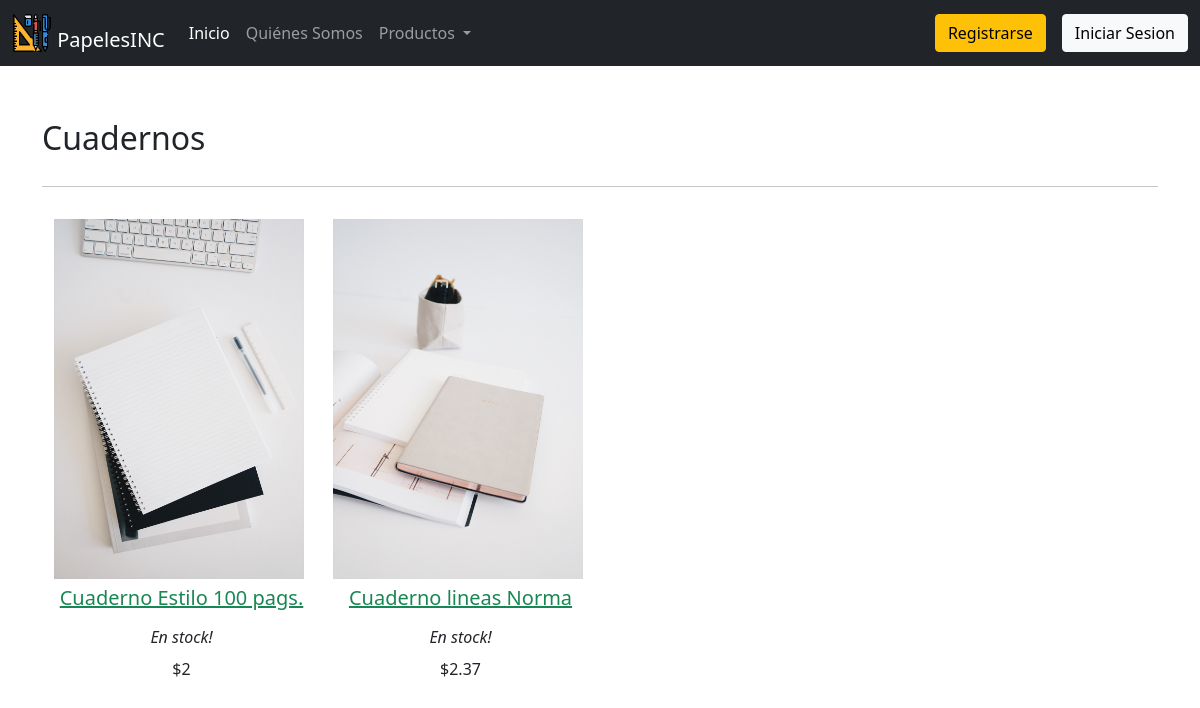
/Vista/Especialidad/prod_categorias.php?id=4, run on the app's committed database.
### tables this page shows
CREATE TABLE IF NOT EXISTS `tbcategoria` (
  `id_categoria` int(11) NOT NULL AUTO_INCREMENT,
  `categoria` varchar(255) NOT NULL,
  PRIMARY KEY (`id_categoria`)
);

CREATE TABLE IF NOT EXISTS `tbproducto` (
  `id_producto` int(11) NOT NULL AUTO_INCREMENT,
  `nombre` varchar(255) NOT NULL,
  `descripcion` varchar(255) NOT NULL,
  `id_categoria` int(11) NOT NULL,
  `precio` double NOT NULL,
  `stock` int(11) NOT NULL,
  `marca` varchar(255) NOT NULL,
  `img` varchar(255) NOT NULL,
  PRIMARY KEY (`id_producto`)
);

### Vista/Especialidad/prod_categorias.php (the view, shortened to what this page needs)
<!DOCTYPE html>
<html lang="en">
<head>
    <link href="https://cdn.jsdelivr.net/npm/bootstrap@5.0.1/dist/css/bootstrap.min.css" rel="stylesheet">
    <link rel="stylesheet" href="estilos/estilo.css">
</head>
<body>
    <?php
    include_once "Navbar.php";
    $dbhost = 'localhost:3307';
    $dbuser = 'root';
    $dbpass = "";
    $dbname = "dbpapeleria";
    $id = $_GET['id'];
    $obj_conexion = mysqli_connect($dbhost, $dbuser, $dbpass, $dbname);
    $sql = "select * from tbproducto where id_categoria=" . $id;
    $resultado = $obj_conexion->query($sql);
    $sql2 = "select categoria from tbcategoria where id_categoria=". $id;
    $titulo = $obj_conexion->query($sql2);
    ?>
    <div class="container-lg mt-5 mb-5">
        <p class="text-start fs-2 fw-light mb-2 d-inline-block">
          <?php
          foreach($titulo as $row){
            $categoria = $row['categoria'];
            echo ucfirst($categoria) ;
          }
          ?>
        </p>
        <hr>
        <div class="container-fluid">
          <div class="row" id="datos">
          <?php
          foreach($resultado as $fila){
            echo "<div class='col-3'>";
			      $imagen = $fila['img'];
			      $id = $fila['id_producto'];
            echo "<a href='detalles_prod.php?id=" . $id . "'" . "class='link-success'>";
			      echo "<img class='img-fluid mt-3' style='width: 250px; height:360px' src='../../" . $imagen . "'>";
			      echo "<p class='text-center fs-5 mt-1 fw-normal'>" . $fila['nombre']."</p>";
		      	echo "</a>";
			     $stock = $fila['stock'];
			      if ($stock > 0){
				     echo " <p class='text-center fw-light lh-1 fs-6 fst-italic'>En stock!</p>";
		      	}else{
				     echo " <p class='text-center fw-light lh-1 fs-6 fst-italic'>No disponible</p>";
		  	  }
		    	echo "<p class='text-center lh-1 fs-6 fst-bold'>". "$".$fila['precio']."</p>";
		    	echo "</div>";
          }
        ?>
          </div>
        </div>
    </div>
</body>
</html>

### data on the page
tbcategoria: categoria "Cuadernos"
tbproducto: img (picture), nombre "Cuaderno Estilo 100 pags.", stock "En stock!", precio "2"
tbproducto: img (picture), nombre "Cuaderno lineas Norma", stock "En stock!", precio "2.37"
